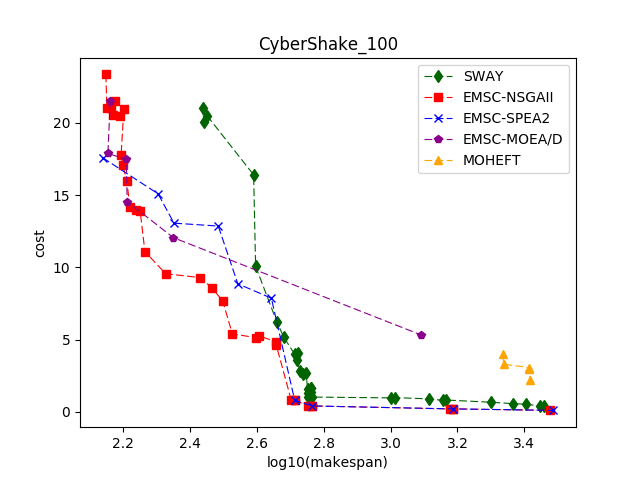
#> input picture results/tradeOffPF/CyberShake_100.png, 640 x 480 px; its folder holds 4 pictures in this run
$ python combineFinalTradeOff.py
#> lines starting #> are read from the running program, lines starting #| are printed output that depends on the picture
#!/usr/bin/env python
# -*- coding: utf-8 -*-
# Copyright (C) 2017, Jianfeng Chen <jchen37@ncsu.edu>
# vim: set ts=4 sts=4 sw=4 expandtab smartindent:
#
# Permission is hereby granted, free of charge, to any person obtaining a copy
#  of this software and associated documentation files (the "Software"), to deal
#  in the Software without restriction, including without limitation the rights
#  to use, copy, modify, merge, publish, distribute, sublicense, and/or sell
#  copies of the Software, and to permit persons to whom the Software is
#  furnished to do so, subject to the following conditions:
#
# The above copyright notice and this permission notice shall be included in
#  all copies or substantial portions of the Software.
#
# THE SOFTWARE IS PROVIDED "AS IS", WITHOUT WARRANTY OF ANY KIND, EXPRESS OR
#  IMPLIED, INCLUDING BUT NOT LIMITED TO THE WARRANTIES OF MERCHANTABILITY,
#  FITNESS FOR A PARTICULAR PURPOSE AND NONINFRINGEMENT. IN NO EVENT SHALL THE
#  AUTHORS OR COPYRIGHT HOLDERS BE LIABLE FOR ANY CLAIM, DAMAGES OR OTHER
#  LIABILITY, WHETHER IN AN ACTION OF CONTRACT, TORT OR OTHERWISE, ARISING FROM,
#  OUT OF OR IN CONNECTION WITH THE SOFTWARE OR THE USE OR OTHER DEALINGS IN
#  THE SOFTWARE.


from __future__ import division

import glob
import pdb
from PIL import Image

folder = '../results/tradeOffPF/'
ifs = glob.glob(folder + '*.png')
ifs = [i for i in ifs if 'combine' not in i]
images = map(Image.open, ifs)
widths, heights = zip(*(i.size for i in images))
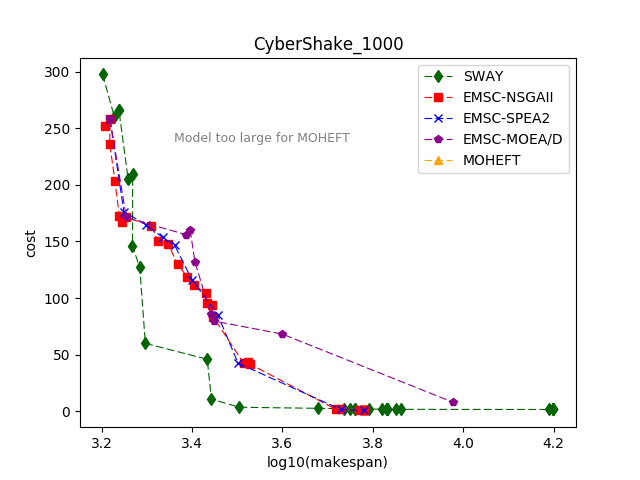
#> input picture results/tradeOffPF/CyberShake_1000.png, 640 x 480 px
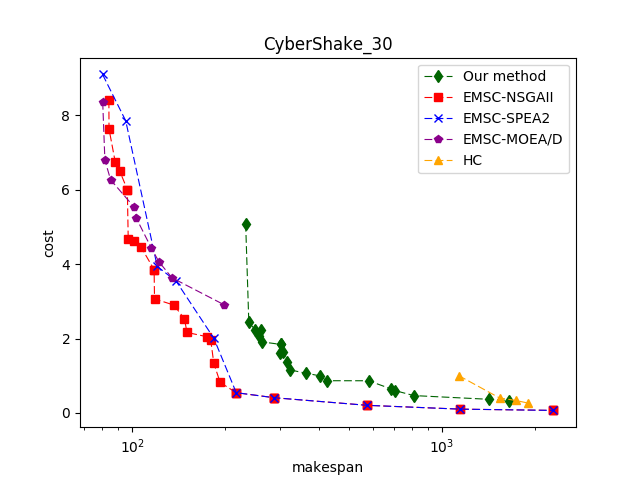
#> input picture results/tradeOffPF/CyberShake_30.png, 640 x 480 px
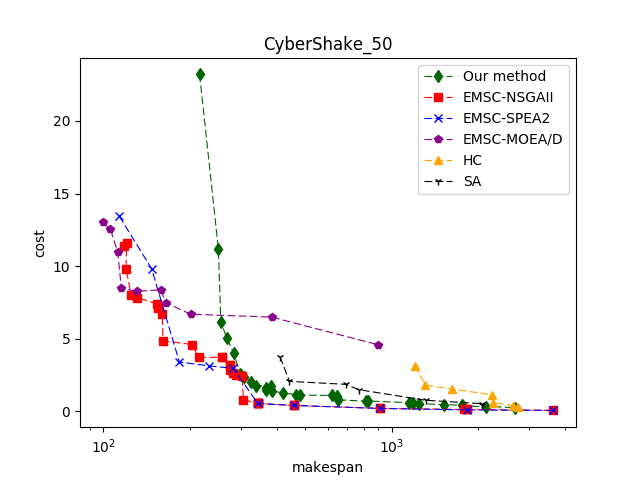
#> input picture results/tradeOffPF/CyberShake_50.png, 640 x 480 px
#> widths = (640, 640, 640, 640); heights = (480, 480, 480, 480)

# fetch all models
models = set()
ifiles = list()
for i in ifs:
    t = i[len(folder):-4]  # name
    ifiles.append(t)
    if t.split('_')[0] not in models:
        models.add(t.split('_')[0])

new_im = Image.new('RGB', ((max(widths) + 5) * 4, (max(heights) + 10) * 5))  # TODO ATTENTION: grid size set here
#> new_im: PIL image 2580x2450 RGB; every value is 0

x_offset = 0
y_offset = 0

for m in models:
    ENT = list()

    for im, ifile in zip(images, ifiles):
        if m not in ifile:
            continue
        ENT.append((im, ifile, int(ifile.split('_')[1])))
    ENT.sort(key=lambda i: i[2])

    for im, ifile, nn in ENT:
        new_im.paste(im, (x_offset, y_offset))
        x_offset += im.size[0] + 5

#> (the run stopped early here; a loop or call above may not have finished)
